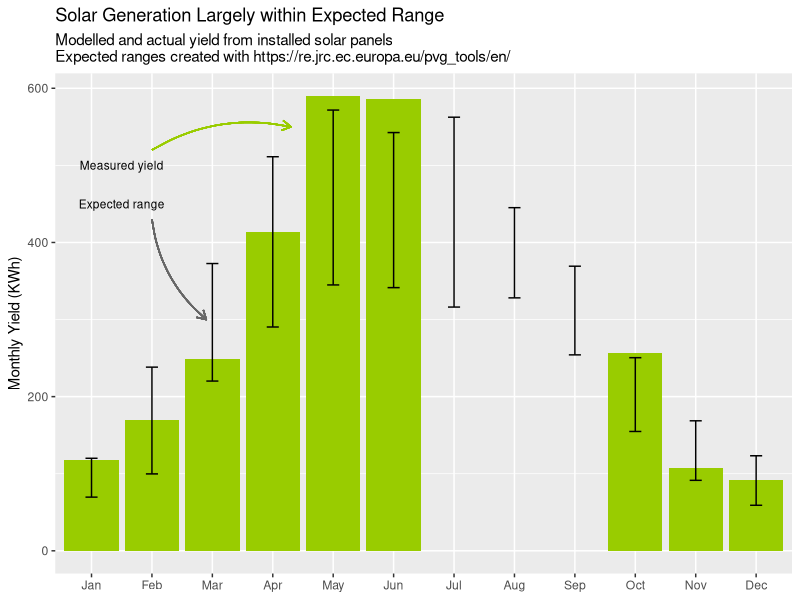
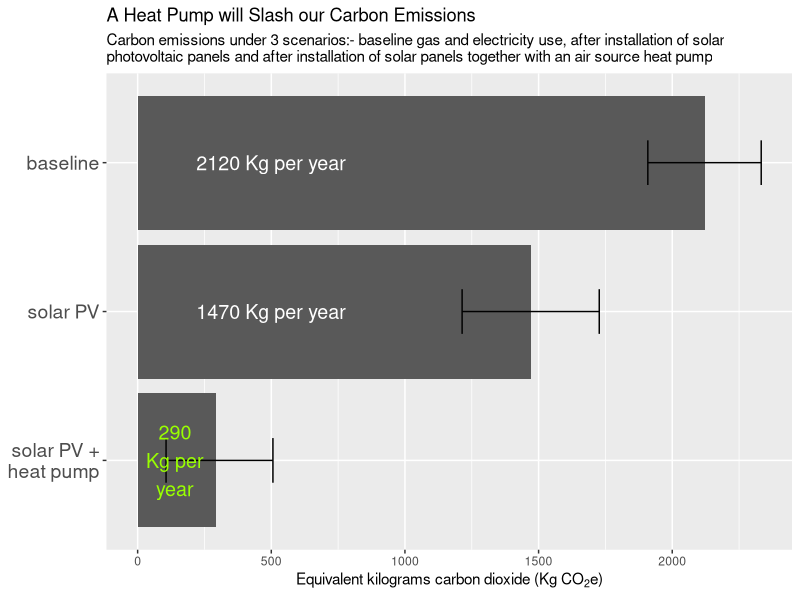
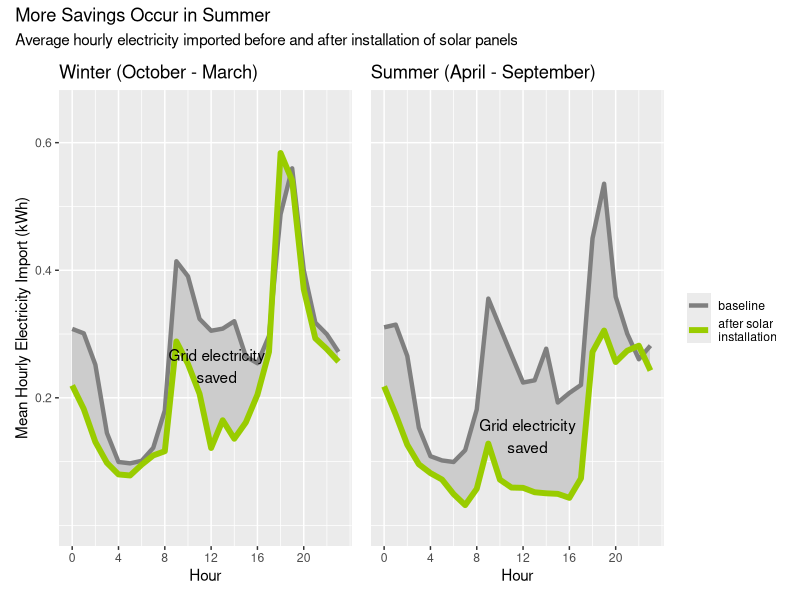
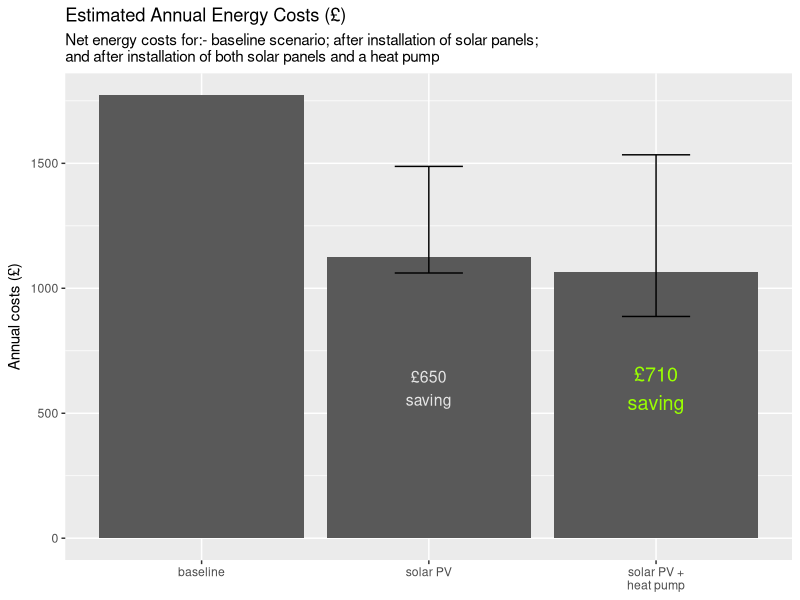

Write the R code that produced these figures, in order.
## ---- chunk 1
knitr::opts_chunk$set(
  echo = TRUE, message=FALSE, warning=FALSE, comment = "", fig.width = 8, fig.height = 6
)
## ---- chunk 2
library(tidyverse)

library(patchwork)# for combining plots
library(knitr)    # for table display
## ---- chunk 3
# personal daily domestic usage and generation data
daily_data <- read_csv("Data/230630_daily.csv", 
                       col_types=cols(date = col_date(format="%d/%m/%y")))
# grid electricity usage aggregated by hour from N3rgy data and converted to local time
hrly_data <- read_csv("Data/230630_hourly.csv", 
            col_types=cols(local_time = col_datetime(format = "%Y-%m-%d %H:%M:%S")))

# tariff 1/7/23
PRICE_GAS_PER_KWH <- 0.07544 # previous price 0.10348 
PRICE_ELEC_PER_KWH <- 0.311 # import price, previous price 0.3476
PRICE_EXPORT_ELEC <- 0.15 # previous price 0.056
## ---- chunk 4
# final date of available data
LAST_DATE <- max(daily_data$date)

# solar PV install
SOLAR_INSTALL_DATE <- date("2022-09-19")

# average annual gas usage based on last 2 years
baseline_gas_usage <- round(sum(daily_data$gas_usage_kwh[daily_data$date > LAST_DATE - 730])/2, -1)

# annual electricity usage from most recent full year pre solar PV install
baseline_elec_usage <- round(sum(daily_data$elec_usage_kwh[daily_data$date > 
        SOLAR_INSTALL_DATE - 365 & daily_data$date <= SOLAR_INSTALL_DATE]), -1)
## ---- chunk 5
# carbon equivalent calculation using estimated conversion factors (kWh -> Kg CO2)
carbon_equivalent <- function(gas=0, grid_elec=0, GAS_TO_CARBON=0.18, GRID_ELEC_TO_CARBON=0.19){
  gas*GAS_TO_CARBON + grid_elec*GRID_ELEC_TO_CARBON
}
## ---- chunk 6
# baseline carbon dioxide equivalent with approx 10% variation in energy usage year to year
annual_carbon <- carbon_equivalent(gas=baseline_gas_usage, grid_elec=baseline_elec_usage)
carbon_baseline <- data.frame(
                      carbon=annual_carbon,
                      carbon_min=0.9*annual_carbon,
                      carbon_max=1.1*annual_carbon,
                      scenario="baseline")
## ---- chunk 7
# modeled solar generation using PV GIS tool from the EC 
# using 2005-2020 solar radiation data
modelled_yield_by_mth <- read.csv("Data/PVGIS_solar_estimate_mthly.csv")
ANNUAL_YIELD <- 3423 # predicted average solar yield (kWh)
ANNUAL_YIELD_STD <- 117 # standard deviation (kWh)

yield_by_mth <-
  daily_data[daily_data$date >= date("2022-10-01"),] %>% # using complete months only 
  mutate(month=month(date)) %>%
  group_by(month) %>%
  summarise(actual_yield=sum(solar_yield_kwh)) 

# combine with modeled solar yield
solar_yield <- modelled_yield_by_mth %>% 
  left_join(yield_by_mth, by=join_by(month))

ggplot(data=solar_yield) +
  geom_col(aes(x=month, y=actual_yield), orientation="x", fill="#99CC00", na.rm=TRUE) +
  geom_errorbar(aes(x=month, y=avg_monthly_yield_kwh, ymin=avg_monthly_yield_kwh - 
                  2*sd_monthly_yield_kwh,
        ymax=avg_monthly_yield_kwh + 2*sd_monthly_yield_kwh), width=.2) +
  labs(title="Solar Generation Largely within Expected Range", 
       subtitle="Modelled and actual yield from installed solar panels\nExpected ranges created with https://re.jrc.ec.europa.eu/pvg_tools/en/" , 
        x="month", y="Monthly Yield (KWh)") +
  scale_x_discrete(limits=month.abb) + 
  theme(axis.title.x = element_blank()) +
  annotate("text", 
           x=c(1.5,1.5), 
           y=c(500, 450), 
           label=c("Measured yield", "Expected range"),
           size=c(3,3)
           ) + 
  geom_curve(x = 2, y = 520,
             xend = 4.3, yend = 550,
             color = "#99CC00",
             arrow = arrow(length = unit(0.02, "npc")),
             curvature = (-0.2)) +
  geom_curve(x = 2, y = 430,
             xend = 2.9, yend = 300,
             arrow = arrow(length = unit(0.02, "npc")),
             color="grey40",
             curvature = (0.2))
## ---- chunk 8
# estimated carbon and spread year to year for base usage with solar PV
carbon_solar <- data.frame(
      carbon=carbon_baseline$carbon - carbon_equivalent(grid_elec=ANNUAL_YIELD),
      carbon_min=carbon_baseline$carbon_min - 
                   carbon_equivalent(grid_elec=ANNUAL_YIELD + 2*ANNUAL_YIELD_STD),
      carbon_max=carbon_baseline$carbon_max - 
                   carbon_equivalent(grid_elec=ANNUAL_YIELD - 2*ANNUAL_YIELD_STD),
      scenario="solar PV")
## ---- chunk 9
SCOP <- 3.3 # estimated seasonal coefficient of performance
SCOP_MIN <- SCOP -.4
SCOP_MAX <- SCOP +.4

# estimated annual electric requirement for heat pump assuming current boiler is 92% 
# efficient and all gas is used for heat and hot water. (neglects gas for cooking)
hp_elec_usage <- function(scop = SCOP, annual_heat_req = baseline_gas_usage*0.92){
  annual_heat_req/scop
}


# estimated carbon from baseline usage with solar PV and a heat pump
carbon_solar_hp <- data.frame(
    carbon=carbon_equivalent(grid_elec=hp_elec_usage() + 
                      baseline_elec_usage - ANNUAL_YIELD),
    carbon_min=carbon_equivalent(grid_elec=0.9*(hp_elec_usage(scop=SCOP_MAX) + 
                      baseline_elec_usage) - (ANNUAL_YIELD + 2*ANNUAL_YIELD_STD)),
    carbon_max=carbon_equivalent(grid_elec=1.1*(hp_elec_usage(scop=SCOP_MIN) + 
                      baseline_elec_usage) - (ANNUAL_YIELD - 2*ANNUAL_YIELD_STD)),
    scenario="solar PV +\nheat pump"
) 

carbon_cost <- rbind(carbon_baseline, carbon_solar, carbon_solar_hp)

# set order for plotting
carbon_cost$scenario <- factor(carbon_cost$scenario, levels=c("solar PV +\nheat pump", 
                                        "solar PV", "baseline"))



ggplot(data=carbon_cost) +
  geom_col(aes(x=carbon, y=scenario)) +
  geom_errorbar(data=carbon_cost, aes(y=scenario, x=carbon, 
                                xmin=carbon_min, xmax=carbon_max), width=.3) +
  labs(title="A Heat Pump will Slash our Carbon Emissions",
       subtitle="Carbon emissions under 3 scenarios:- baseline gas and electricity use, after installation of solar \nphotovoltaic panels and after installation of solar panels together with an air source heat pump",
       x = expression("Equivalent kilograms carbon dioxide (Kg CO"[2]*"e)") 
    ) +
  theme(axis.text.y = element_text(size = 14),
        axis.title.y = element_blank()) +
  annotate("text", 
           y=c("baseline","solar PV","solar PV +\nheat pump"), 
           x=c(500,500,140), 
           label=c(paste0("",round(carbon_baseline$carbon, -1), " Kg per year"),
                   paste0("",round(carbon_solar$carbon, -1), " Kg per year"),
                   paste0("",round(carbon_solar_hp$carbon,-1), "\nKg per\nyear")
                   ),
           color=c("white", "white","#99ff00"),
           size=c(5)
           )
## ---- chunk 10
# comparing winter months (Oct-Mar) pre and post solar install 
ix_pre  <- which(daily_data$date >= date("2021-10-01")  & 
                   daily_data$date <= date("2022-03-31"))
ix_post <- which(daily_data$date >= date("2022-10-01") & 
                   daily_data$date <= date("2023-03-31"))

daily_diff_oct_mar <- mean(daily_data$elec_usage_kwh[ix_pre]) - 
          mean(daily_data$elec_usage_kwh[ix_post])

# comparing summer months (Apr-Sep) pre and post solar install (partial data only)
ix_pre  <- which(daily_data$date >= date("2022-04-01")  & 
                   daily_data$date <= SOLAR_INSTALL_DATE) # 19/9/22
ix_post <- which((daily_data$date >= SOLAR_INSTALL_DATE &
                   daily_data$date <= date("2022-09-30")) |
                   (daily_data$date >= date("2023-04-01") & 
                   daily_data$date <= date("2023-09-30")))

daily_diff_apr_sep <- mean(daily_data$elec_usage_kwh[ix_pre]) - 
          mean(daily_data$elec_usage_kwh[ix_post])

# extrapolating to predict annual amount of generated energy used locally
annual_solar_energy_used_locally <- daily_diff_oct_mar*182 + daily_diff_apr_sep*183 

## ---- chunk 11
cost_elec <- function(elec_import, elec_export=0, import_price=PRICE_ELEC_PER_KWH, 
                      export_price=PRICE_EXPORT_ELEC, elec_standing_charge=226){
  elec_import*import_price - elec_export*export_price + elec_standing_charge
}

annual_cost_saving_solar <- cost_elec(elec_import=baseline_elec_usage) -
  cost_elec(elec_import=baseline_elec_usage - annual_solar_energy_used_locally, 
          elec_export=ANNUAL_YIELD - annual_solar_energy_used_locally)

## ---- chunk 12
# October - March
# comparing pre and post solar install 
# NB there are only a few weeks of post solar install data April - September
ix_pre <- which(hrly_data$local_time >= date("2021-10-01") & 
                  hrly_data$local_time < date("2022-04-01"))
ix_post <- which((hrly_data$local_time >  date("2022-10-01")) & 
                  hrly_data$local_time < date("2023-04-01")) 

elec_import_by_hr_pre_solar <- hrly_data[ix_pre,] %>%
  mutate(hour=hour(local_time)) %>%
  group_by(hour) %>%
  summarise(avg_import_pre_solar=mean(elec_import_kwh)) 
  
elec_import_by_hr_post_solar <- hrly_data[ix_post,] %>%
  mutate(hour=hour(local_time)) %>%
  group_by(hour) %>%
  summarise(avg_import_post_solar=mean(elec_import_kwh)) 

hrly_elec_import_oct_mar <- elec_import_by_hr_pre_solar %>% 
  left_join(elec_import_by_hr_post_solar, by=join_by(hour))

oct_mar_daily_diff <- sum(hrly_elec_import_oct_mar$avg_import_pre_solar) -
  sum(hrly_elec_import_oct_mar$avg_import_post_solar)

winter <- ggplot(data=hrly_elec_import_oct_mar) +
  geom_ribbon(aes(x = hour, ymin = avg_import_post_solar, ymax = avg_import_pre_solar), fill = "grey80") +
  geom_line(aes(x=hour, y=avg_import_pre_solar, colour="baseline"), linewidth=1.5) +
  geom_line(aes(x=hour, y=avg_import_post_solar, colour="after solar\ninstallation"), linewidth=2) +
  labs(title="Winter (October - March)",
       x = "Hour", y = "Mean Hourly Electricity Import (kWh)") +
  scale_y_continuous(breaks = c(0.2, 0.4, 0.6), limits = c(0, 0.65)) +
  scale_x_continuous(breaks = c(0, 4, 8, 12, 16,20), limits = c(0, 23)) +
  scale_color_manual(breaks=c("baseline", "after solar\ninstallation"),
                     values=c("baseline"="grey50", "after solar\ninstallation"="#99cc00")) +
  theme(legend.position="none") +
  annotate("text", x=12.5, y=.25, label="Grid electricity\nsaved" ) 



# April - September, partial data only
# comparing pre and post solar install 
# NB there are only a few weeks of post solar install data April - September
ix_pre <- which(hrly_data$local_time >= date("2022-04-01") & 
                  hrly_data$local_time <= SOLAR_INSTALL_DATE)
ix_post <- which((hrly_data$local_time > SOLAR_INSTALL_DATE & 
                    hrly_data$local_time < date("2022-10-01")) | 
                    hrly_data$local_time >= date("2023-04-01")) 

elec_import_by_hr_pre_solar <- hrly_data[ix_pre,] %>%
  mutate(hour=hour(local_time)) %>%
  group_by(hour) %>%
  summarise(avg_import_pre_solar=mean(elec_import_kwh)) 
  
elec_import_by_hr_post_solar <- hrly_data[ix_post,] %>%
  mutate(hour=hour(local_time)) %>%
  group_by(hour) %>%
  summarise(avg_import_post_solar=mean(elec_import_kwh)) 

hrly_elec_import_apr_sep <- elec_import_by_hr_pre_solar %>% 
  left_join(elec_import_by_hr_post_solar, by=join_by(hour))

apr_sep_daily_diff <- sum(hrly_elec_import_apr_sep$avg_import_pre_solar) -
  sum(hrly_elec_import_apr_sep$avg_import_post_solar)

summer <- ggplot(data=hrly_elec_import_apr_sep) +
  geom_ribbon(aes(x = hour, ymin = avg_import_post_solar, ymax = avg_import_pre_solar), fill = "grey80") +
  geom_line(aes(x=hour, y=avg_import_pre_solar, colour="baseline"), linewidth=1.5) +
  geom_line(aes(x=hour, y=avg_import_post_solar, colour="after solar\ninstallation"), linewidth=2) +
  scale_x_continuous(breaks = c(0, 4, 8, 12, 16,20), limits = c(0, 23)) +
  scale_color_manual(breaks = c("baseline", "after solar\ninstallation"),
                     values = c("baseline"="grey50", "after solar\ninstallation"="#99cc00") ) + 
  scale_y_continuous(breaks = c(0.2, 0.4, 0.6), limits = c(0, 0.65)) +
  labs(title="Summer (April - September)",
       x = "Hour", y = "Mean Hourly Electricity Import (kWh)") +
  theme(legend.title=element_blank(), 
        axis.text.y = element_blank(), 
        axis.ticks.y = element_blank(), 
        axis.title.y = element_blank() ) +
  annotate("text", x=12.4, y=.14, label="Grid electricity\nsaved" )

winter + summer +
  plot_annotation(
    title = "More Savings Occur in Summer",
    subtitle = "Average hourly electricity imported before and after installation of solar panels" )

  
## ---- chunk 13
cost_gas <- function(gas_usage, price_gas=PRICE_GAS_PER_KWH, gas_stdg_charge=106){
  gas_usage*price_gas + gas_stdg_charge
}

heat_requirement <- .92*baseline_gas_usage

# annual saving on heating costs from swapping gas boiler 
# for heat pump on grid electricity
annual_cost_saving_hp <- cost_gas(baseline_gas_usage) -
  cost_elec(elec_import=heat_requirement/SCOP, elec_standing_charge = 0)

# with tariff pre 1 July 23
annual_cost_saving_hp_prev <- cost_gas(baseline_gas_usage, price_gas=0.10348) -
  cost_elec(elec_import=heat_requirement/SCOP, 
            elec_standing_charge = 0, 
            import_price=0.3476)
## ---- chunk 14
# annual energy costs from heating and electricity use (pre_solar) 
energy_cost_baseline <- cost_gas(baseline_gas_usage, price_gas=PRICE_GAS_PER_KWH) +
  cost_elec(baseline_elec_usage, import_price = PRICE_ELEC_PER_KWH, export_price = PRICE_EXPORT_ELEC)

# annual energy costs with solar PV
annual_energy_cost_solar <- function(
    price_elec=PRICE_ELEC_PER_KWH,
    price_export=PRICE_EXPORT_ELEC,
    yield=ANNUAL_YIELD,
    solar_used_locally=annual_solar_energy_used_locally) {
  cost_gas(gas_usage=baseline_gas_usage) + 
  cost_elec(elec_import=baseline_elec_usage - solar_used_locally, 
          elec_export=yield - solar_used_locally,
          import_price=price_elec, 
          export_price=price_export)
}

# estimated likely range of values
price_elec_export_best <- 0.15
price_elec_export_worst <- 0.03
yield_best <- ANNUAL_YIELD+2*ANNUAL_YIELD_STD
yield_worst <- ANNUAL_YIELD-2*ANNUAL_YIELD_STD
solar_used_best <- annual_solar_energy_used_locally*1.2
solar_used_worst <- annual_solar_energy_used_locally*0.8

energy_cost_solar <- annual_energy_cost_solar()
energy_cost_solar_best <- annual_energy_cost_solar(price_export=price_elec_export_best,
                                                   yield=yield_best,
                                                   solar_used_locally = solar_used_best)
energy_cost_solar_worst <- annual_energy_cost_solar(price_export=price_elec_export_worst,
                                                   yield=yield_worst,
                                                   solar_used_locally = solar_used_worst)

# estimated energy costs with solar PV and a heat pump
annual_energy_cost_solar_hp <- function(
    scop=SCOP, 
    pct_solar_used=0.35,
    price_elec=PRICE_ELEC_PER_KWH,
    price_elec_export=0.15,
    yield=ANNUAL_YIELD) {
  cost_elec(
    elec_import=baseline_elec_usage + 
      heat_requirement/scop - pct_solar_used*yield,
    elec_export=(1-pct_solar_used)*yield,
    import_price=price_elec, 
    export_price=price_elec_export)
}

# annual energy costs for likely scenarios with solar PV and a heat pump
pct_solar_used_best <- 0.42
pct_solar_used_worst <- 0.28

energy_cost_shp <- annual_energy_cost_solar_hp()
# best case 
energy_cost_shp_best <- annual_energy_cost_solar_hp(
            scop=SCOP_MAX, 
            pct_solar_used=pct_solar_used_best,                     
            price_elec_export=price_elec_export_best,
            yield=yield_best)
# worst case estimate
energy_cost_shp_worst <- annual_energy_cost_solar_hp(
            scop=SCOP_MIN, 
            pct_solar_used=pct_solar_used_worst,                     
            price_elec_export=price_elec_export_worst,
            yield=yield_worst)

energy_cost <- data.frame(energy_cost=c(energy_cost_baseline, energy_cost_solar, energy_cost_shp),
                   energy_cost_min=c(NA, energy_cost_solar_best, energy_cost_shp_best),
                   energy_cost_max=c(NA, energy_cost_solar_worst, energy_cost_shp_worst),
                   scenario=c("baseline", "solar PV", "solar PV +\nheat pump")
                        ) 

annual_cost_saving_solar_hp <- energy_cost_baseline - energy_cost_shp

ggplot(data=energy_cost) +
  geom_col(aes(x=scenario, y=energy_cost)) + 
  geom_errorbar(aes(x=scenario, y=energy_cost, 
                    ymin=energy_cost_min, ymax=energy_cost_max), width=.3) +
  labs(title="Estimated Annual Energy Costs (£)",
       subtitle="Net energy costs for:- baseline scenario; after installation of solar panels;\nand after installation of both solar panels and a heat pump",
       y = expression("Annual costs (£)") )  +
  theme(axis.title.x = element_blank())  +
  annotate("text", x="solar PV +\nheat pump", y=600, 
           label=paste0("£", round(annual_cost_saving_solar_hp,-1), "\nsaving"),
           size=5, color="#99ff00") +
  annotate("text", x="solar PV", y=600, 
           label=paste0("£", round(annual_cost_saving_solar,-1), "\nsaving"),
           size=4, color="grey90") 

## ---- chunk 15
# comparing various factors
diff_export_rate <- round(annual_energy_cost_solar_hp(
      price_elec_export=price_elec_export_worst) - 
  annual_energy_cost_solar_hp(price_elec_export=price_elec_export_best), -1)
diff_scop <- round(annual_energy_cost_solar_hp(scop=SCOP_MIN) - 
  annual_energy_cost_solar_hp(scop=SCOP_MAX), -1)
diff_yield <- round(annual_energy_cost_solar_hp(
  yield=ANNUAL_YIELD-2*ANNUAL_YIELD_STD) - 
    annual_energy_cost_solar_hp(yield=ANNUAL_YIELD+2*ANNUAL_YIELD_STD),-1)
diff_pct_solar_used <- round(annual_energy_cost_solar_hp(pct_solar_used=pct_solar_used_worst, ) - 
  annual_energy_cost_solar_hp(pct_solar_used=pct_solar_used_best),-1)

cost_factors <- tibble(
  factor=c("export rate (£/kWh)","SCOP","annual yield (kWh)","solar energy used locally (%)"), 
  best=c(price_elec_export_best, SCOP_MAX, 
         ANNUAL_YIELD+2*ANNUAL_YIELD_STD, pct_solar_used_best),
  worst=c(price_elec_export_worst, SCOP_MIN, 
         ANNUAL_YIELD-2*ANNUAL_YIELD_STD, pct_solar_used_worst),
  "annual cost difference"=paste("£", c(diff_export_rate, diff_scop, diff_yield, diff_pct_solar_used ), sep="")
)

kable(cost_factors, caption = "Factors affecting energy costs with solar panels and a heat pump installed, likely ranges and possible impact on net annual costs (£)")
